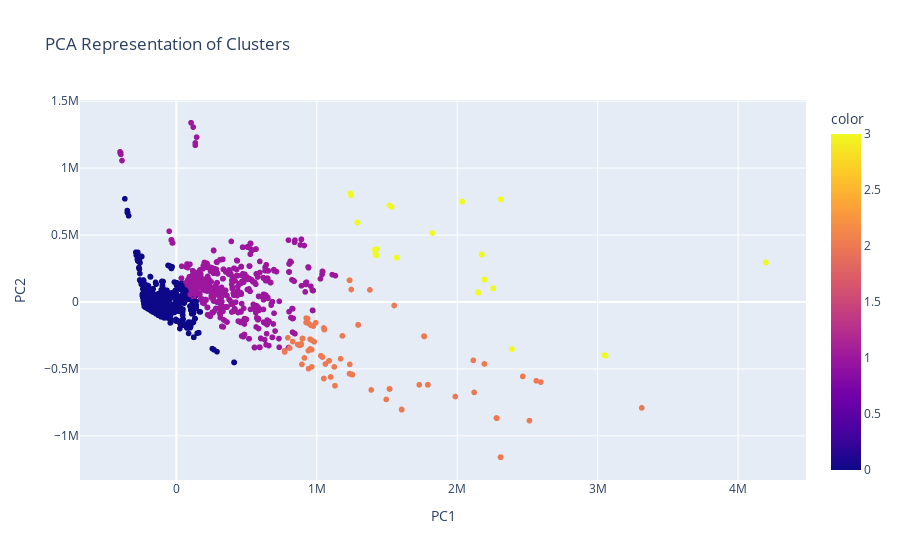

Notebook code cell kept with this figure:
### Markdown cell above
So there we go: our five dimensions have been reduced to two. Let's make a scatter plot and see what we get.

### Code cell
# Create scatter plot of `PC2` vs `PC1`
fig = px.scatter(
    data_frame=X_pca,
    x="PC1",
    y="PC2",
    color=labels,
    title="PCA Representation of Clusters"
)
fig.update_layout(xaxis_title="PC1", yaxis_title="PC2")
fig.show()

### Figure 1 — Plotly figure (JSON) as saved in the notebook; plotly's stock layout.template omitted (floating-point values rounded to 4 significant figures; data arrays with more than 128 entries replaced by an {"elided": "..."} marker saying what was removed)
{"data": [{"hovertemplate": "PC1=%{x}<br>PC2=%{y}<br>color=%{marker.color}<extra></extra>", "legendgroup": "", "marker": {"color": {"elided": "4418 int values"}, "coloraxis": "coloraxis", "symbol": "circle"}, "mode": "markers", "name": "", "showlegend": false, "type": "scattergl", "x": {"elided": "4418 float values"}, "xaxis": "x", "y": {"elided": "4418 float values"}, "yaxis": "y"}], "layout": {"autosize": true, "coloraxis": {"colorbar": {"title": {"text": "color"}}, "colorscale": [[0, "#0d0887"], [0.1111, "#46039f"], [0.2222, "#7201a8"], [0.3333, "#9c179e"], [0.4444, "#bd3786"], [0.5556, "#d8576b"], [0.6667, "#ed7953"], [0.7778, "#fb9f3a"], [0.8889, "#fdca26"], [1, "#f0f921"]]}, "legend": {"tracegroupgap": 0}, "title": {"text": "PCA Representation of Clusters"}, "xaxis": {"anchor": "y", "autorange": true, "domain": [0, 1], "range": [-681500.0, 4479000.0], "title": {"text": "PC1"}, "type": "linear"}, "yaxis": {"anchor": "x", "autorange": true, "domain": [0, 1], "range": [-1366000.0, 1545000.0], "title": {"text": "PC2"}, "type": "linear"}}}
